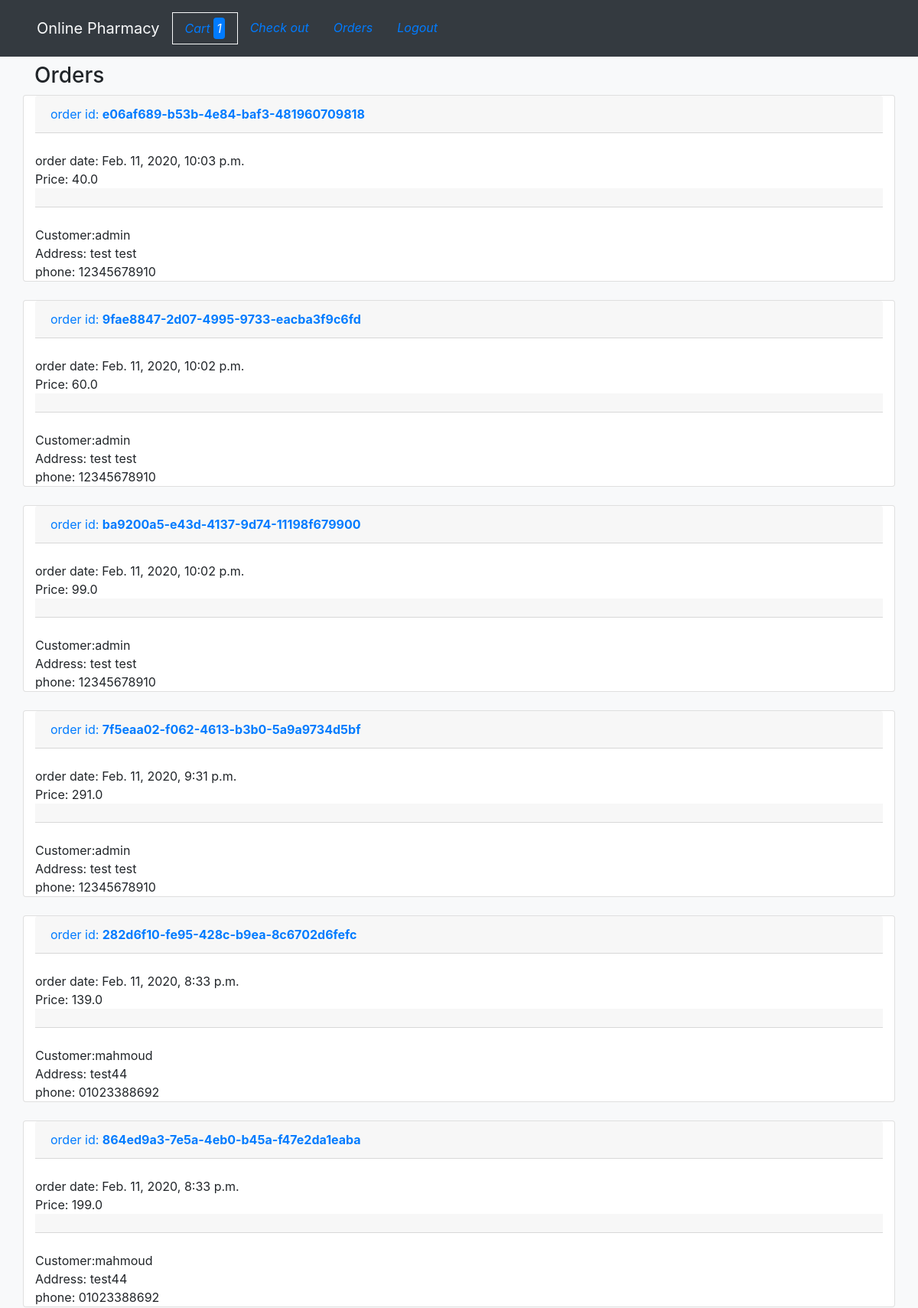
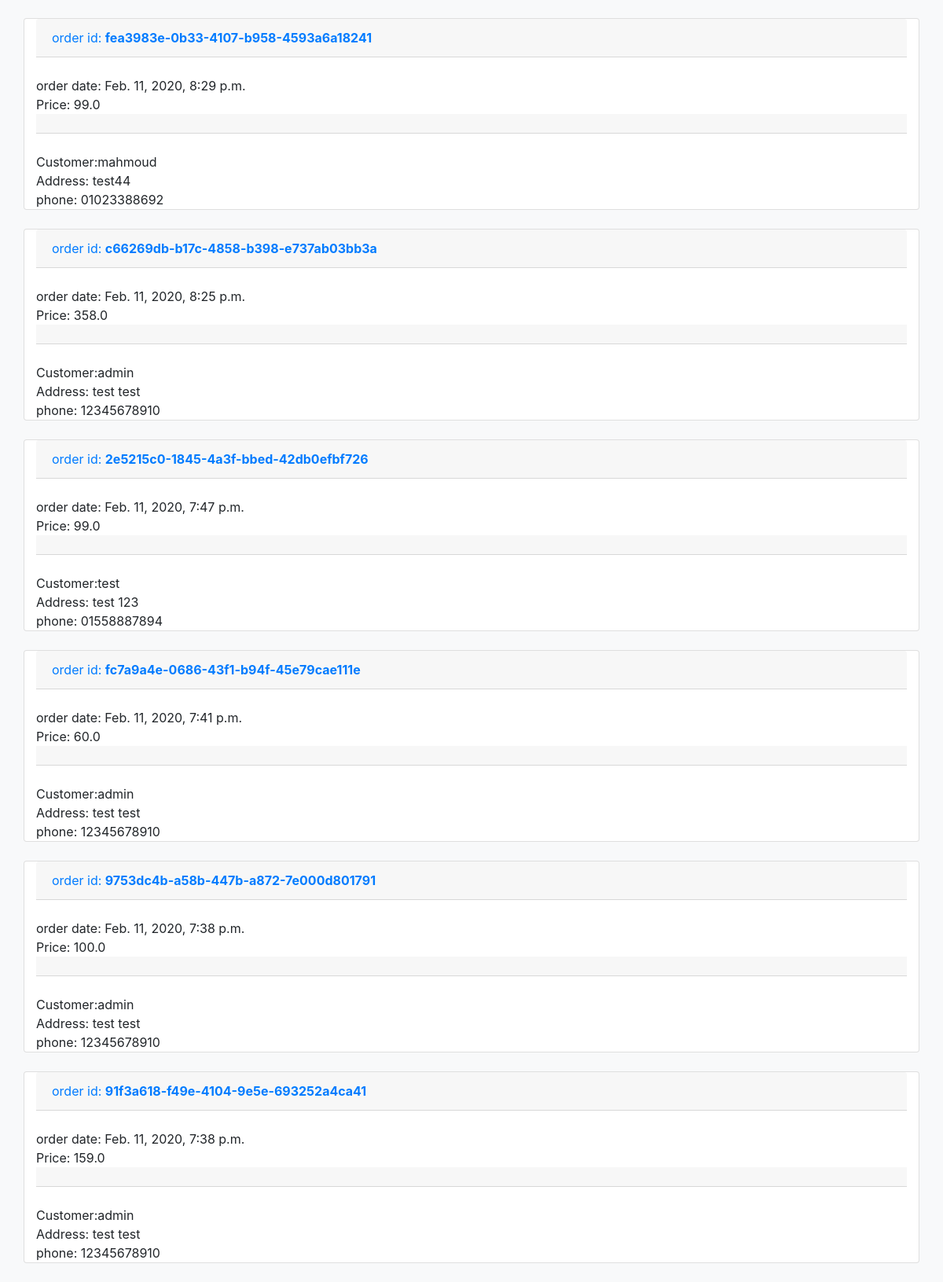
The page /orders (signed in) on the database as committed earlier (2 pictures, top to bottom).
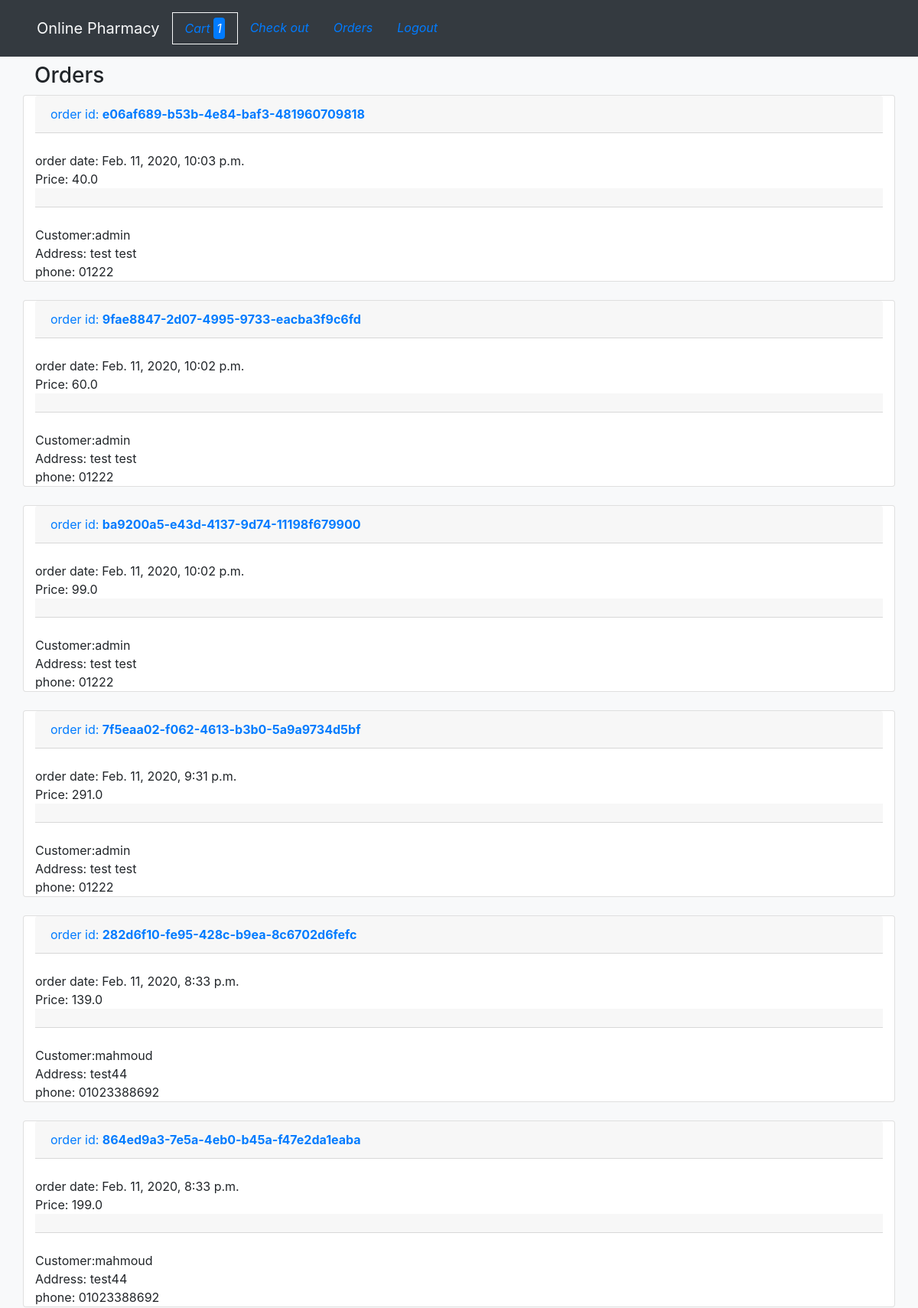
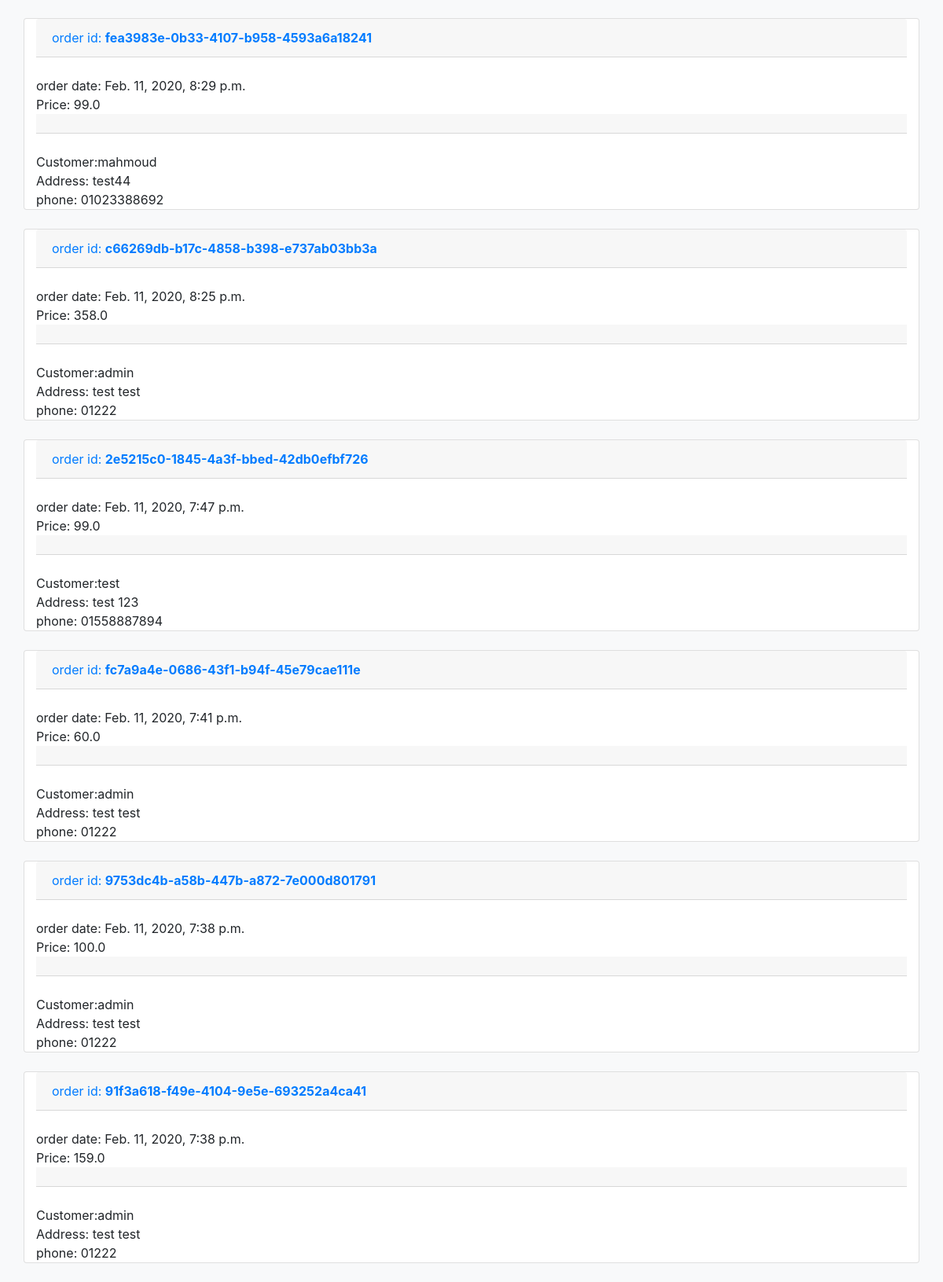
The same page on the database as committed later (2 pictures, top to bottom).
### cart/models.py (models this page shows, shortened)
class Order(models.Model):
    id = models.UUIDField(
        primary_key=True, default=uuid.uuid4, unique_for_date=True)
    cart = models.ForeignKey(Cart, on_delete=models.SET_NULL,null=True)
    total_price = models.FloatField(blank=True)
    customer = models.ForeignKey(
        Customr_details, on_delete=models.SET_NULL, null=True)
    order_date = models.DateTimeField(auto_now_add=True)

class Customr_details(models.Model):
    user = models.ForeignKey(User, on_delete=models.SET_NULL, null=True)
    address = models.CharField(max_length=500, blank=True)
    phone = models.CharField(max_length=20, blank=True)
    def __str__(self):
        return str(self.user.username)

### core/views.py (the view)
# urls.py: path('orders', views.orders, name='orders')
@user_passes_test(lambda u: u.is_superuser)
def orders(request):
    orders = Order.objects.all().order_by('-order_date')
    return render(request, 'orders.html', {'orders': orders})

### cart/models.py (called while the page is built)
    def cart_count(self):
        return self.order_item_set.all().count()

### core/context_processors.py (called while the page is built)
def add_variable_to_context(request):
    session_cart = request.session.get('cart')
    if request.user.is_authenticated:
        user = request.user.id
        cart = Cart.objects.all().filter(user=user, is_ordered=False).first()
    else:
        cart = Cart.objects.all().filter(pk=session_cart).first()
    if cart:
        cart_count = cart.cart_count()
    else:
        cart_count = 0
    return {
        'test':'test',
        'count':cart_count
        }

### templates/orders.html (shortened to what this page needs)
{% extends 'base.html' %}
{% block content %}
<div class="container">
 <h3>Orders</h3>
{% for order in orders %}
<div class="row">
    <div class="col card">
        <p class="text-primary card-header"> order id: <strong>{{order.id}}</strong> </p> <br>
        order date: {{order.order_date}}
        <br>Price: {{order.total_price}} <br>
        <div class="card-header container">
        </div>
        <br> Customer:{{order.customer}} <br>
        Address: {{order.customer.address}} <br>
        phone: {{order.customer.phone}}
    </div>
</div>
<br>
{% endfor %}
</div>
{% endblock %}

### templates/base.html (shortened to what this page needs)
<!DOCTYPE html>
{% load static %}
<html lang="en">
<head>
    <link rel="stylesheet" href="https://stackpath.bootstrapcdn.com/bootstrap/4.3.1/css/bootstrap.min.css"
>
    <link rel="stylesheet" href="https://stackpath.bootstrapcdn.com/font-awesome/4.7.0/css/font-awesome.min.css">
</head>
<body class="bg-light">
        <nav class="navbar navbar-expand-lg navbar-light bg-dark  p-3 pl-5 mb-2">
            <a class="navbar-brand text-light " href="{% url 'index' %}">Online Pharmacy</a>
                <ul class="nav mr-auto">
                    <li class="nav-item font-italic border border-light"><a class="nav-link" href="{% url 'cart' %}">Cart <span class="bg-primary text-light p-1 rounded">{{count}}</span></a></li>
                    {% if user.is_authenticated %}
                    {% if count > 0 %}<li class="nav-item font-italic"><a class="nav-link" href="{% url 'check_out'%}">Check out</a></li>
                    {% endif %}
                    {% if user.is_superuser%}
                    <li class="nav-item font-italic"><a class="nav-link" href="{% url 'orders'%}">Orders</a></li>
                    {% endif%}
                    <li class="nav-item font-italic"><a class="nav-link" href="{% url 'logout'%}">Logout</a></li>
                    {% else %}
                    <li class="nav-item font-italic"><a class="nav-link" href="{% url 'signup'%}">Sign up</a></li>
                    <li class="nav-item font-italic"><a class="nav-link" href="{% url 'login'%}">Log in</a> </li>
                    {% endif %}
                </ul>
        </nav>
    <div class="bg-light">
        {% block content %}
        {% endblock %}
    </div>
</body>
</html>

Rows that differ between the two databases and show on the page:
changed through a linked row, Order "e06af689-b53b-4e84-baf3-481960709818": customer.phone "12345678910" → "01222"
changed through a linked row, Order "9fae8847-2d07-4995-9733-eacba3f9c6fd": customer.phone "12345678910" → "01222"
changed through a linked row, Order "ba9200a5-e43d-4137-9d74-11198f679900": customer.phone "12345678910" → "01222"
changed through a linked row, Order "7f5eaa02-f062-4613-b3b0-5a9a9734d5bf": customer.phone "12345678910" → "01222"
changed through a linked row, Order "c66269db-b17c-4858-b398-e737ab03bb3a": customer.phone "12345678910" → "01222"
changed through a linked row, Order "fc7a9a4e-0686-43f1-b94f-45e79cae111e": customer.phone "12345678910" → "01222"
changed through a linked row, Order "9753dc4b-a58b-447b-a872-7e000d801791": customer.phone "12345678910" → "01222"
changed through a linked row, Order "91f3a618-f49e-4104-9e5e-693252a4ca41": customer.phone "12345678910" → "01222"
